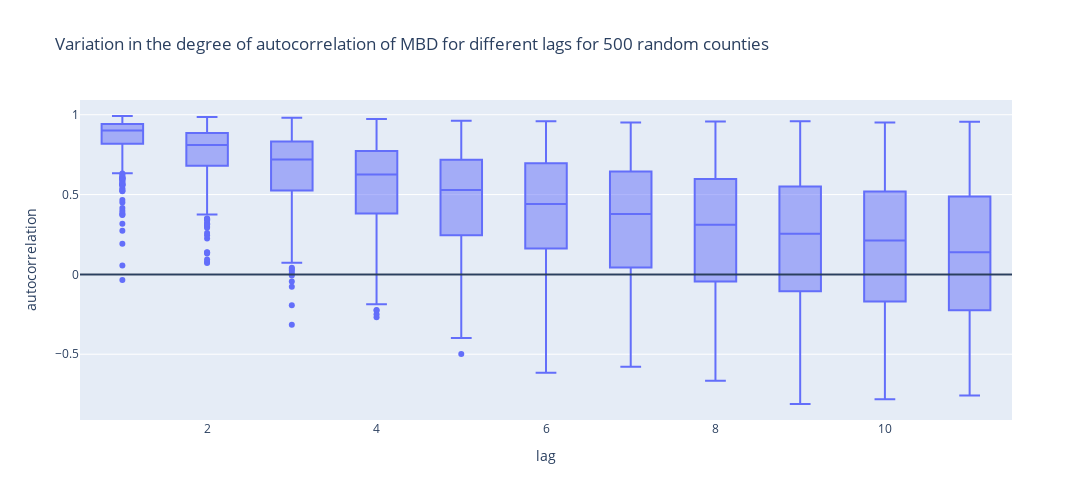

Source (notebook cell):
### Code cell
autocorrs_500 = pd.DataFrame()

for i in range(1, 12):
    x = get_autocorr(df = train_sample_500, lag = i)
    autocorrs_500 = pd.concat([autocorrs_500,x], axis = 1)

autocorrs_500['cfips'] = sample_counties_500
autocorrs_500_long = autocorrs_500.melt(id_vars = 'cfips', var_name = 'lag', value_name='autocorrelation')

px.box(autocorrs_500_long,
        x = 'lag',
        y = 'autocorrelation',
        title = "Variation in the degree of autocorrelation of MBD for different lags for 500 random counties",
        height= 500,
        width = 1200).add_hline(y=0.0).show()

### Figure 1 — Plotly figure (JSON) as saved in the notebook; plotly's stock layout.template omitted (floating-point values rounded to 4 significant figures; data arrays with more than 128 entries replaced by an {"elided": "..."} marker saying what was removed)
{"data": [{"alignmentgroup": "True", "hovertemplate": "lag=%{x}<br>autocorrelation=%{y}<extra></extra>", "legendgroup": "", "marker": {"color": "#636efa"}, "name": "", "notched": false, "offsetgroup": "", "orientation": "v", "showlegend": false, "type": "box", "x": {"elided": "5500 int values"}, "x0": " ", "xaxis": "x", "y": {"elided": "5500 float values"}, "y0": " ", "yaxis": "y"}], "layout": {"boxmode": "group", "height": 500, "legend": {"tracegroupgap": 0}, "shapes": [{"type": "line", "x0": 0, "x1": 1, "xref": "x domain", "y0": 0, "y1": 0, "yref": "y"}], "title": {"text": "Variation in the degree of autocorrelation of MBD for different lags for 500 random counties"}, "width": 1200, "xaxis": {"anchor": "y", "domain": [0, 1], "title": {"text": "lag"}}, "yaxis": {"anchor": "x", "domain": [0, 1], "title": {"text": "autocorrelation"}}}}
